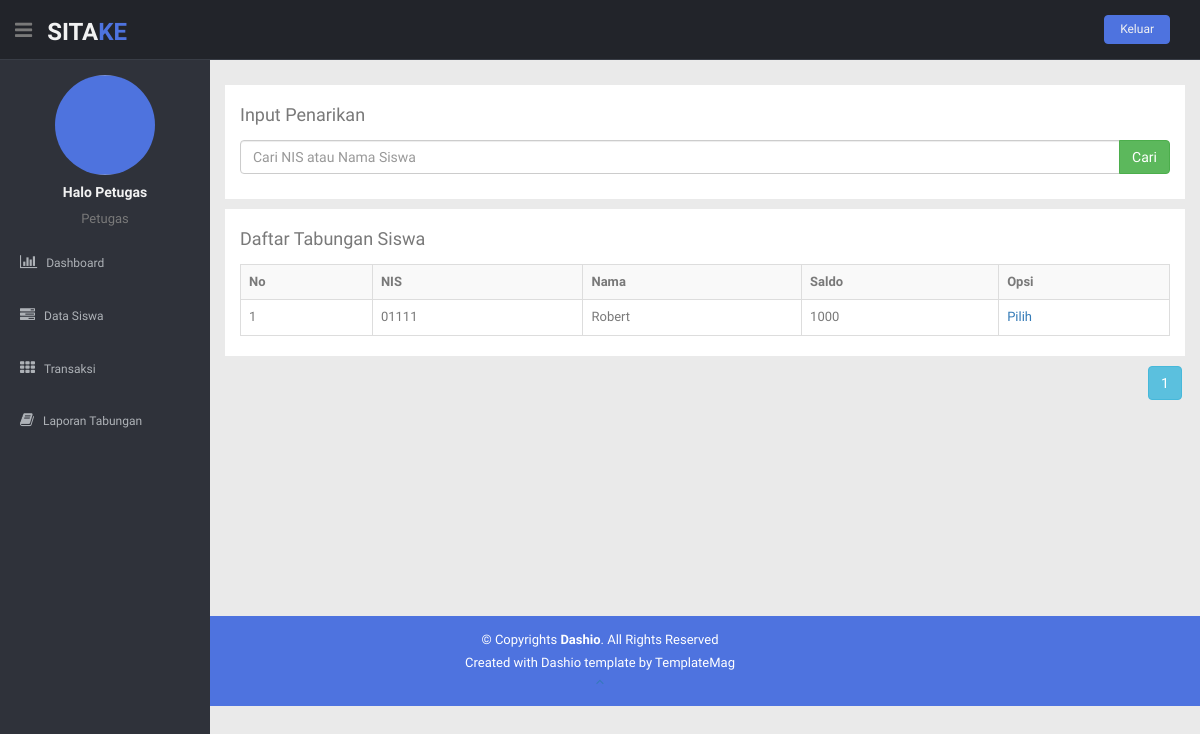
/panelpetugas/penarikan.php (signed in), run on the app's committed database.
### tables this page shows
CREATE TABLE `petugas` (
  `id_petugas` char(5) NOT NULL,
  `foto_petugas` varchar(200) NOT NULL,
  `nama_petugas` varchar(50) NOT NULL,
  `alamat_petugas` text NOT NULL,
  `telepon_petugas` varchar(15) NOT NULL,
  `jk_petugas` varchar(20) NOT NULL,
  `user_petugas` varchar(20) NOT NULL,
  `pass` varchar(50) NOT NULL,
  `level` varchar(10) NOT NULL,
  `id_status` char(5) NOT NULL
);

CREATE TABLE `tabungan` (
  `id_tabungan` char(10) NOT NULL,
  `nis` char(15) NOT NULL,
  `saldo` varchar(100) NOT NULL
);

CREATE TABLE `siswa` (
  `nis` char(15) NOT NULL,
  `foto_siswa` varchar(200) NOT NULL,
  `nama_siswa` varchar(50) NOT NULL,
  `alamat_siswa` text NOT NULL,
  `jk_siswa` varchar(20) NOT NULL,
  `telepon_siswa` varchar(15) NOT NULL,
  `user_siswa` varchar(20) NOT NULL,
  `pass` varchar(50) NOT NULL,
  `level` varchar(10) NOT NULL
);

### panelpetugas/penarikan.php (the view, shortened to what this page needs)
<?php
include("includers/header.php");
include("includers/navbar.php");
include ("../koneksi/koneksi.php");
?>
<section id="main-content">
	<section class="wrapper site-min-height">
		<div class="row mt">
			<div class="col-lg-12">
				<div class="container-fluid" style="background-color: #fff; padding-top: 10px; margin-bottom: 10px; margin-top: 20px; padding-bottom: 10px;">
					<form action="penarikan.php" method="get">
						<div class="form-group">
							<label><h4>Input Penarikan</h4></label>
							<div class="input-group">
								<input type="text" class="form-control" name="cari" placeholder="Cari NIS atau Nama Siswa" autocomplete="off">
								<span class="input-group-btn">
									<input type="submit" class="btn btn-success btn-flat" value="Cari"></input>
								</span>
							</div>
						</div>
					</form>
				</div>
				<div class="container-fluid" style="background-color: #fff; padding-top: 10px; margin-bottom: 10px;">
					<label><h4>Daftar Tabungan Siswa</h4></label>
					<div class="table-responsive">
						<table class="table table-bordered table-hover table-striped">
							<tr>
								<th>No</th>
								<th>NIS</th>
								<th>Nama</th>
								<th>Saldo</th>
								<th>Opsi</th>
							</tr>
							<?php
							$tabungan = mysqli_query($koneksi,"SELECT A.nis, A.saldo, B.nama_siswa FROM tabungan AS A INNER JOIN siswa AS B ON (A.nis = B.nis)");
							$banyak = mysqli_num_rows($tabungan);
							$mulai = 0;
							$tujuan = 5;
							$page = ceil($banyak / $tujuan);
							if(isset($_GET['halaman'])) {
								$hal = $_GET['halaman'];
								$mulai = ($hal*$tujuan)-$tujuan;
							} else {
								$mulai = 0;
							}
							if(isset($_GET['cari'])){
								$cari = $_GET['cari'];
								$query = mysqli_query($koneksi,"SELECT A.nis, A.saldo, B.nama_siswa FROM tabungan AS A INNER JOIN siswa AS B ON (A.nis = B.nis) where B.nama_siswa LIKE '%$cari%' OR A.nis LIKE '%$cari%' ORDER BY nis");
							}else{
								$query = mysqli_query($koneksi,"SELECT A.nis, A.saldo, B.nama_siswa FROM tabungan AS A INNER JOIN siswa AS B ON (A.nis = B.nis) ORDER BY nis limit $mulai,$tujuan");
							}
							if(mysqli_num_rows($query) == 0){
								echo '<tr><td colspan="7"><center>Tidak ada data!</center></td></tr>';
							}else{
								$no = 1+$mulai;
								while ($data = mysqli_fetch_assoc($query)) {
									echo "<tr>";
									echo "<td>$no</td>";
									echo "<td>".$data['nis']."</td>";
									echo "<td>".$data['nama_siswa']."</td>";
									echo "<td>".$data['saldo']."</td>";
									echo "<td>";
									echo "<a href='tambah_penarikan.php?nis=".$data['nis']."'>Pilih</a>";
									echo "</td>";
									echo "</tr>";
									$no++;
								}
							}
							?>
						</table>
					</div>
				</div>
				<div style="text-align: right;">
					<?php
					for ($i=1; $i <= $page; $i++) {
						echo '<a class="btn btn-info btn-md"  href="?halaman='.$i.'">'.$i.'</a>';
					}
					?>
				</div>
			</div>
		</div>
	</section>
</section>
<?php
include("includers/footer.php");
?>

### panelpetugas/includers/navbar.php (shortened to what this page needs)
<header class="header black-bg">
  <div class="sidebar-toggle-box">
    <div class="fa fa-bars tooltips" data-placement="right" data-original-title="Toggle Navigation"></div>
  </div>
  <a href="index.php" class="logo"><b>SITA<span>KE</span></b></a>
  <div class="top-menu">
    <ul class="nav pull-right top-menu">
      <li><button class="logout" type="submit" onClick='return confirmSubmit()'>Keluar</button></li>
    </ul>
  </div>
</header>
<aside>
  <div id="sidebar" class="nav-collapse ">
    <ul class="sidebar-menu" id="nav-accordion">
      <?php
      include '../koneksi/koneksi.php';
      $idpetugas = $_SESSION['idpetugas'];
      $data = mysqli_query($koneksi,"SELECT * FROM petugas where id_petugas='$idpetugas'");
      $query = mysqli_fetch_array($data);
      echo "<p class='centered'><img src='../paneladmin/$query[foto_petugas]' class='img-circle' width='100' height='100'</p>";
      echo "<h5 class='centered'>".$query['nama_petugas']."</h5>";
      echo "<p class='centered'>".$query['level']."</p>";
      ?>
      <li class="mt">
        <a href="index.php">
          <i class="fa fa-bar-chart-o"></i>
          <span>Dashboard</span>
        </a>
      </li>
      <li>
        <a href="data-siswa.php">
          <i class="fa fa-tasks"></i>
          <span>Data Siswa</span>
        </a>
      </li>
      <li class="sub-menu">
        <a href="javascript:;">
          <i class="fa fa-th"></i>
          <span>Transaksi</span>
        </a>
      </li>
      <li>
        <a href="laporan.php">
          <i class="fa fa-book"></i>
          <span>Laporan Tabungan</span>
        </a>
      </li>
    </ul>
  </div>
</aside>

### panelpetugas/css/style.css (style rules this page uses)
body { color: #797979; background: #eaeaea; font-family: 'Ruda', sans-serif; padding: 0px !important; margin: 0px !important; font-size:13px; }
ul li { list-style: none; }
a, a:hover, a:focus { text-decoration: none; outline: none; }
.centered { text-align: center; }
.mt { margin-top: 5px; }
ul.top-menu > li > .logout { color: #f2f2f2; font-size: 12px; border-radius: 4px; -webkit-border-radius: 4px; border: 1px solid #4e73df !important; padding: 5px 15px; margin-right: 15px; background: #4e73df; margin-top: 15px; }
#sidebar { width: 210px; height: 100%; position: fixed; background: #2f323a; }
#sidebar h5 { color: #f2f2f2; font-weight: 700; }
#sidebar ul li { position: relative; }
ul.sidebar-menu , ul.sidebar-menu li ul.sub { margin: -2px 0 0; padding: 0; }
ul.sidebar-menu { margin-top: 75px; }
ul.sidebar-menu li { margin-bottom: 5px; margin-left:10px; margin-right:10px; }
ul.sidebar-menu li.sub-menu { line-height: 15px; }
ul.sidebar-menu li a span { display: inline-block; }
ul.sidebar-menu li a { color: #aeb2b7; text-decoration: none; display: block; padding: 15px 0 15px 10px; font-size: 12px; outline: none; -webkit-transition: all 0.3s ease; -moz-transition: all 0.3s ease; -o-transition: all 0.3s ease; -ms-transition: all 0.3s ease; transition: all 0.3s ease; }
ul.sidebar-menu li a i { font-size: 15px; padding-right: 6px; }
#main-content { margin-left: 210px; }
.header, .footer { min-height: 60px; padding: 0 15px; }
.header { position: fixed; left: 0; right: 0; z-index: 1002; }
.black-bg { background: #22242a; border-bottom: 1px solid #393d46; }
.wrapper { display: inline-block; margin-top: 60px; padding-left: 15px; padding-right: 15px; padding-bottom: 15px; padding-top: 0px; width: 100%; }
a.logo { font-size: 24px; color: #f2f2f2; float: left; margin-top: 15px; text-transform: uppercase; }
a.logo b { font-weight: 900; }
a.logo span { color: #4e73df; }
#top_menu .nav > li, ul.top-menu > li { float: left; }
.sidebar-toggle-box { float: left; padding-right: 15px; margin-top: 20px; }
.sidebar-toggle-box .fa-bars { cursor: pointer; display: inline-block; font-size: 20px; }
label { font-weight: 400; }
.site-min-height { min-height: 550px; }

### data on the page
petugas: foto_petugas (picture), nama_petugas "Halo Petugas", level "Petugas"
tabungan: nis "01111", nis.nama_siswa "Robert", saldo "1000"
